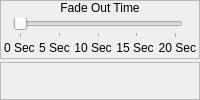
        <widget class="QWidget" name="wFadeBGM">
         <layout class="QVBoxLayout" name="verticalLayout_24">
          <property name="spacing">
           <number>3</number>
          </property>
          <property name="margin">
           <number>0</number>
          </property>
          <item>
           <widget class="QFrame" name="frame_20">
            <property name="sizePolicy">
             <sizepolicy hsizetype="Preferred" vsizetype="Fixed">
              <horstretch>0</horstretch>
              <verstretch>0</verstretch>
             </sizepolicy>
            </property>
            <property name="frameShape">
             <enum>QFrame::StyledPanel</enum>
            </property>
            <property name="frameShadow">
             <enum>QFrame::Raised</enum>
            </property>
            <layout class="QVBoxLayout" name="verticalLayout_22">
             <property name="spacing">
              <number>0</number>
             </property>
             <property name="margin">
              <number>0</number>
             </property>
             <item>
              <widget class="QLabel" name="label_13">
               <property name="sizePolicy">
                <sizepolicy hsizetype="Preferred" vsizetype="Fixed">
                 <horstretch>0</horstretch>
                 <verstretch>0</verstretch>
                </sizepolicy>
               </property>
               <property name="text">
                <string>Fade Out Time</string>
               </property>
               <property name="alignment">
                <set>Qt::AlignCenter</set>
               </property>
              </widget>
             </item>
             <item>
              <widget class="QWidget" name="widget_14" native="true">
               <layout class="QVBoxLayout" name="verticalLayout_23">
                <property name="spacing">
                 <number>3</number>
                </property>
                <property name="margin">
                 <number>3</number>
                </property>
                <item>
                 <widget class="QWidget" name="widget_15" native="true">
                  <layout class="QHBoxLayout" name="horizontalLayout_13">
                   <property name="spacing">
                    <number>0</number>
                   </property>
                   <property name="leftMargin">
                    <number>9</number>
                   </property>
                   <property name="topMargin">
                    <number>0</number>
                   </property>
                   <property name="rightMargin">
                    <number>13</number>
                   </property>
                   <property name="bottomMargin">
                    <number>0</number>
                   </property>
                   <item>
                    <widget class="QSlider" name="fadeBGM_hsFadeOutTime">
                     <property name="maximum">
                      <number>20</number>
                     </property>
                     <property name="orientation">
                      <enum>Qt::Horizontal</enum>
                     </property>
                     <property name="tickPosition">
                      <enum>QSlider::TicksBelow</enum>
                     </property>
                     <property name="tickInterval">
                      <number>5</number>
                     </property>
                    </widget>
                   </item>
                  </layout>
                 </widget>
                </item>
                <item>
                 <widget class="QWidget" name="widget_20" native="true">
                  <layout class="QHBoxLayout" name="horizontalLayout_14">
                   <property name="spacing">
                    <number>0</number>
                   </property>
                   <property name="margin">
                    <number>0</number>
                   </property>
                   <item>
                    <widget class="QLabel" name="label_14">
                     <property name="sizePolicy">
                      <sizepolicy hsizetype="Fixed" vsizetype="Preferred">
                       <horstretch>0</horstretch>
                       <verstretch>0</verstretch>
                      </sizepolicy>
                     </property>
                     <property name="text">
                      <string>0 Sec</string>
                     </property>
                    </widget>
                   </item>
                   <item>
                    <widget class="QWidget" name="widget_16" native="true"/>
                   </item>
                   <item>
                    <widget class="QLabel" name="label_15">
                     <property name="sizePolicy">
                      <sizepolicy hsizetype="Fixed" vsizetype="Preferred">
                       <horstretch>0</horstretch>
                       <verstretch>0</verstretch>
                      </sizepolicy>
                     </property>
                     <property name="text">
                      <string>5 Sec</string>
                     </property>
                     <property name="alignment">
                      <set>Qt::AlignCenter</set>
                     </property>
                    </widget>
                   </item>
                   <item>
                    <widget class="QWidget" name="widget_17" native="true"/>
                   </item>
                   <item>
                    <widget class="QLabel" name="label_16">
                     <property name="sizePolicy">
                      <sizepolicy hsizetype="Fixed" vsizetype="Preferred">
                       <horstretch>0</horstretch>
                       <verstretch>0</verstretch>
                      </sizepolicy>
                     </property>
                     <property name="text">
                      <string>10 Sec</string>
                     </property>
                     <property name="alignment">
                      <set>Qt::AlignCenter</set>
                     </property>
                    </widget>
                   </item>
                   <item>
                    <widget class="QWidget" name="widget_18" native="true"/>
                   </item>
                   <item>
                    <widget class="QLabel" name="label_17">
                     <property name="sizePolicy">
                      <sizepolicy hsizetype="Fixed" vsizetype="Preferred">
                       <horstretch>0</horstretch>
                       <verstretch>0</verstretch>
                      </sizepolicy>
                     </property>
                     <property name="text">
                      <string>15 Sec</string>
                     </property>
                     <property name="alignment">
                      <set>Qt::AlignCenter</set>
                     </property>
                    </widget>
                   </item>
                   <item>
                    <widget class="QWidget" name="widget_19" native="true"/>
                   </item>
                   <item>
                    <widget class="QLabel" name="label_18">
                     <property name="sizePolicy">
                      <sizepolicy hsizetype="Fixed" vsizetype="Preferred">
                       <horstretch>0</horstretch>
                       <verstretch>0</verstretch>
                      </sizepolicy>
                     </property>
                     <property name="text">
                      <string>20 Sec</string>
                     </property>
                     <property name="alignment">
                      <set>Qt::AlignRight|Qt::AlignTrailing|Qt::AlignVCenter</set>
                     </property>
                    </widget>
                   </item>
                  </layout>
                 </widget>
                </item>
               </layout>
              </widget>
             </item>
            </layout>
           </widget>
          </item>
          <item>
           <widget class="QFrame" name="frame_21">
            <property name="frameShape">
             <enum>QFrame::StyledPanel</enum>
            </property>
            <property name="frameShadow">
             <enum>QFrame::Raised</enum>
            </property>
           </widget>
          </item>
         </layout>
        </widget>
